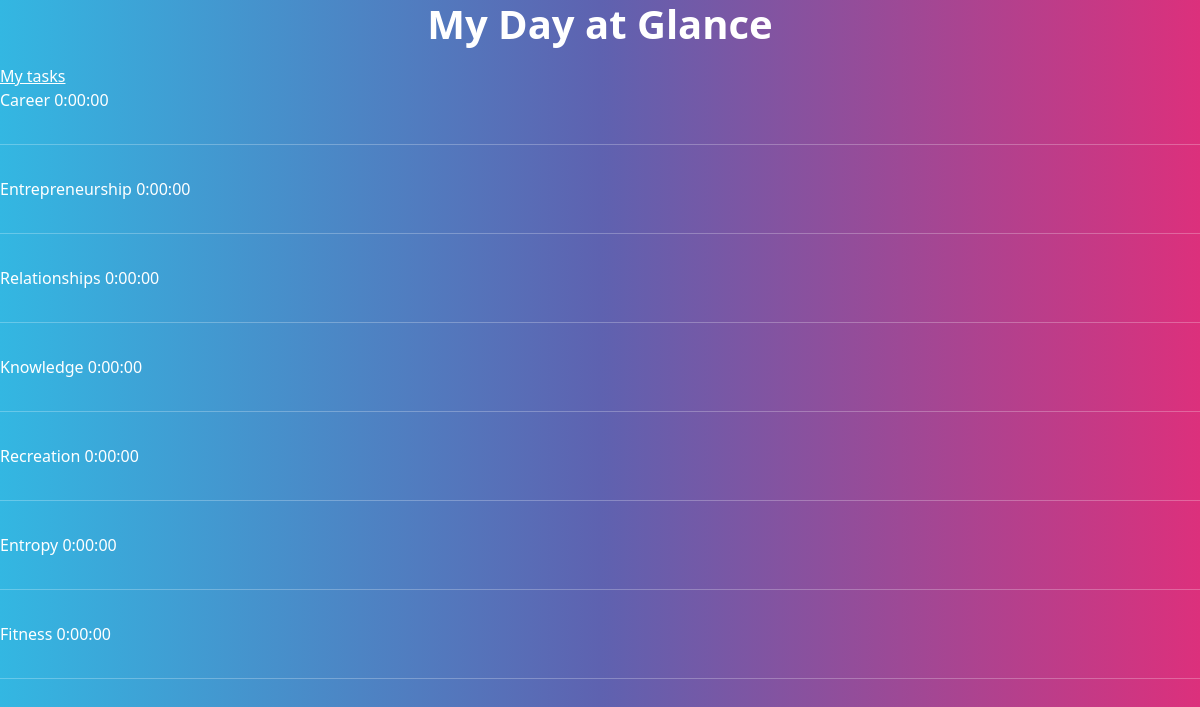
/dashboard, run on the app's committed database.
### tasks/models.py (models this page shows, shortened)
class Category(models.Model): # The Category table name that inherits models.Model
    name = models.CharField(max_length=30) #Like a varchar
    overhead=models.DurationField(default=datetime.timedelta())
    alloted=models.DurationField(default=datetime.timedelta())
    class Meta:
        verbose_name = ("Category")
        verbose_name_plural = ("Categories")

### tasks/views.py (the view)
# urls.py: path('dashboard',views.dashboard,name="dashboard"),
def dashboard(request):
    categories=Category.objects.all()
    context={'categories':categories}
    return render(request,'tasks/dashboard.html',context=context)

### tasks/templates/tasks/dashboard.html
{% extends 'tasks/base.html'%}
{% block content %}
    <div>
    <h1 class="text-center">My Day at Glance</h1>
    <a href="{% url 'view-task' %}">My tasks</a>
    <br/>
    {% for cat in categories %}
        {{cat.name}} {{cat.overhead}}
        <br/>
        <hr/>
    {% endfor %}
    </div>
{% endblock %}

### tasks/templates/tasks/base.html (shortened to what this page needs)
{% load static %}
<html>
    <head>
        <link rel="stylesheet" type="text/css" href="https://bootswatch.com/5/quartz/bootstrap.min.css">
    </head>
    <body>
        <div>
            {% block content %}
            {% endblock %}
        </div>
    </body>
</html>

### data on the page
Category: name "Career", overhead "0:00:00"
Category: name "Entrepreneurship", overhead "0:00:00"
Category: name "Relationships", overhead "0:00:00"
Category: name "Knowledge", overhead "0:00:00"
Category: name "Recreation", overhead "0:00:00"
Category: name "Entropy", overhead "0:00:00"
Category: name "Fitness", overhead "0:00:00"
